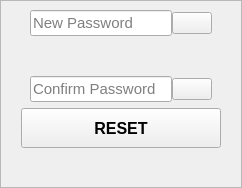
                    <widget class="QWidget" name="page_reset_password">
                     <layout class="QVBoxLayout" name="verticalLayout_21">
                      <property name="leftMargin">
                       <number>0</number>
                      </property>
                      <property name="topMargin">
                       <number>0</number>
                      </property>
                      <property name="rightMargin">
                       <number>0</number>
                      </property>
                      <property name="bottomMargin">
                       <number>0</number>
                      </property>
                      <item>
                       <widget class="QFrame" name="reset_password_frame">
                        <property name="styleSheet">
                         <string notr="true">PpagesFrameStyle</string>
                        </property>
                        <property name="frameShape">
                         <enum>QFrame::StyledPanel</enum>
                        </property>
                        <property name="frameShadow">
                         <enum>QFrame::Raised</enum>
                        </property>
                        <layout class="QVBoxLayout" name="verticalLayout_23">
                         <item>
                          <layout class="QVBoxLayout" name="verticalLayout_22">
                           <property name="spacing">
                            <number>40</number>
                           </property>
                           <property name="leftMargin">
                            <number>20</number>
                           </property>
                           <property name="rightMargin">
                            <number>20</number>
                           </property>
                           <item>
                            <layout class="QHBoxLayout" name="horizontalLayout_25">
                             <property name="spacing">
                              <number>0</number>
                             </property>
                             <item>
                              <widget class="QLineEdit" name="reset_new_password_lineEdit">
                               <property name="minimumSize">
                                <size>
                                 <width>0</width>
                                 <height>0</height>
                                </size>
                               </property>
                               <property name="maximumSize">
                                <size>
                                 <width>16777215</width>
                                 <height>16777215</height>
                                </size>
                               </property>
                               <property name="font">
                                <font>
                                 <pointsize>11</pointsize>
                                </font>
                               </property>
                               <property name="echoMode">
                                <enum>QLineEdit::Password</enum>
                               </property>
                               <property name="placeholderText">
                                <string>New Password</string>
                               </property>
                              </widget>
                             </item>
                             <item>
                              <widget class="QPushButton" name="reset_new_password_eye_btn">
                               <property name="sizePolicy">
                                <sizepolicy hsizetype="Fixed" vsizetype="Fixed">
                                 <horstretch>0</horstretch>
                                 <verstretch>0</verstretch>
                                </sizepolicy>
                               </property>
                               <property name="cursor">
                                <cursorShape>PointingHandCursor</cursorShape>
                               </property>
                               <property name="styleSheet">
                                <string notr="true">PeyePushButtonStyle</string>
                               </property>
                               <property name="text">
                                <string/>
                               </property>
                               <property name="icon">
                                <iconset resource="resources/resource.qrc">
                                 <normaloff>:/resources/Icons/eye.png</normaloff>:/resources/Icons/eye.png</iconset>
                               </property>
                              </widget>
                             </item>
                            </layout>
                           </item>
                           <item>
                            <layout class="QHBoxLayout" name="horizontalLayout_26">
                             <property name="spacing">
                              <number>0</number>
                             </property>
                             <item>
                              <widget class="QLineEdit" name="reset_confirm_password_lineEdit">
                               <property name="minimumSize">
                                <size>
                                 <width>0</width>
                                 <height>0</height>
                                </size>
                               </property>
                               <property name="maximumSize">
                                <size>
                                 <width>16777215</width>
                                 <height>16777215</height>
                                </size>
                               </property>
                               <property name="font">
                                <font>
                                 <pointsize>11</pointsize>
                                </font>
                               </property>
                               <property name="echoMode">
                                <enum>QLineEdit::Password</enum>
                               </property>
                               <property name="placeholderText">
                                <string>Confirm Password</string>
                               </property>
                              </widget>
                             </item>
                             <item>
                              <widget class="QPushButton" name="reset_confirm_password_eye_btn">
                               <property name="sizePolicy">
                                <sizepolicy hsizetype="Fixed" vsizetype="Fixed">
                                 <horstretch>0</horstretch>
                                 <verstretch>0</verstretch>
                                </sizepolicy>
                               </property>
                               <property name="cursor">
                                <cursorShape>PointingHandCursor</cursorShape>
                               </property>
                               <property name="styleSheet">
                                <string notr="true">PeyePushButtonStyle</string>
                               </property>
                               <property name="text">
                                <string/>
                               </property>
                               <property name="icon">
                                <iconset resource="resources/resource.qrc">
                                 <normaloff>:/resources/Icons/eye.png</normaloff>:/resources/Icons/eye.png</iconset>
                               </property>
                              </widget>
                             </item>
                            </layout>
                           </item>
                          </layout>
                         </item>
                         <item>
                          <layout class="QVBoxLayout" name="verticalLayout_34">
                           <property name="spacing">
                            <number>16</number>
                           </property>
                           <item alignment="Qt::AlignHCenter">
                            <widget class="QPushButton" name="reset_password_btn">
                             <property name="minimumSize">
                              <size>
                               <width>200</width>
                               <height>40</height>
                              </size>
                             </property>
                             <property name="maximumSize">
                              <size>
                               <width>200</width>
                               <height>40</height>
                              </size>
                             </property>
                             <property name="font">
                              <font>
                               <pointsize>12</pointsize>
                               <weight>75</weight>
                               <bold>true</bold>
                              </font>
                             </property>
                             <property name="cursor">
                              <cursorShape>PointingHandCursor</cursorShape>
                             </property>
                             <property name="styleSheet">
                              <string notr="true">PpagesMainPushButtonStyle</string>
                             </property>
                             <property name="text">
                              <string>RESET</string>
                             </property>
                            </widget>
                           </item>
                           <item>
                            <widget class="QLabel" name="reset_message_label">
                             <property name="sizePolicy">
                              <sizepolicy hsizetype="Preferred" vsizetype="Fixed">
                               <horstretch>0</horstretch>
                               <verstretch>0</verstretch>
                              </sizepolicy>
                             </property>
                             <property name="styleSheet">
                              <string notr="true">PmessageLabelStyle</string>
                             </property>
                             <property name="text">
                              <string/>
                             </property>
                             <property name="alignment">
                              <set>Qt::AlignCenter</set>
                             </property>
                            </widget>
                           </item>
                          </layout>
                         </item>
                        </layout>
                       </widget>
                      </item>
                     </layout>
                    </widget>
